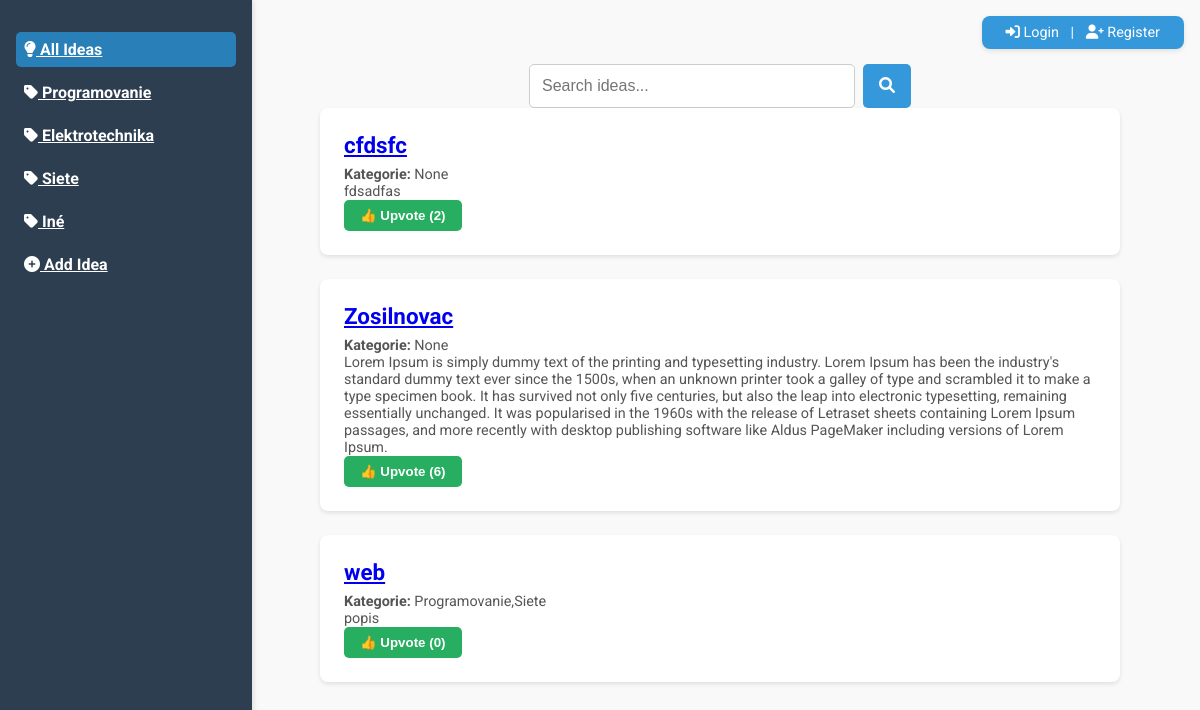
Before: / with the older database file.
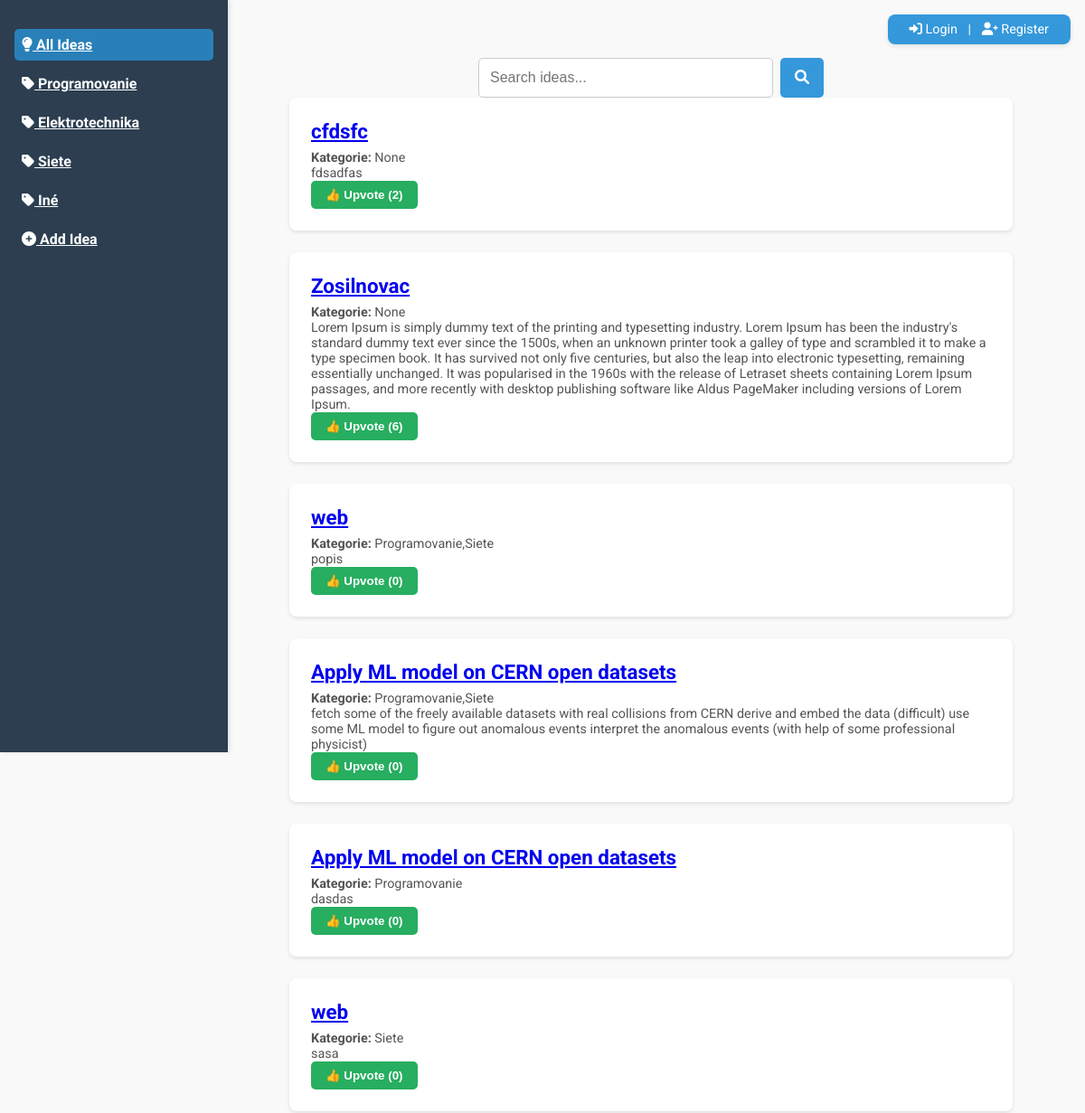
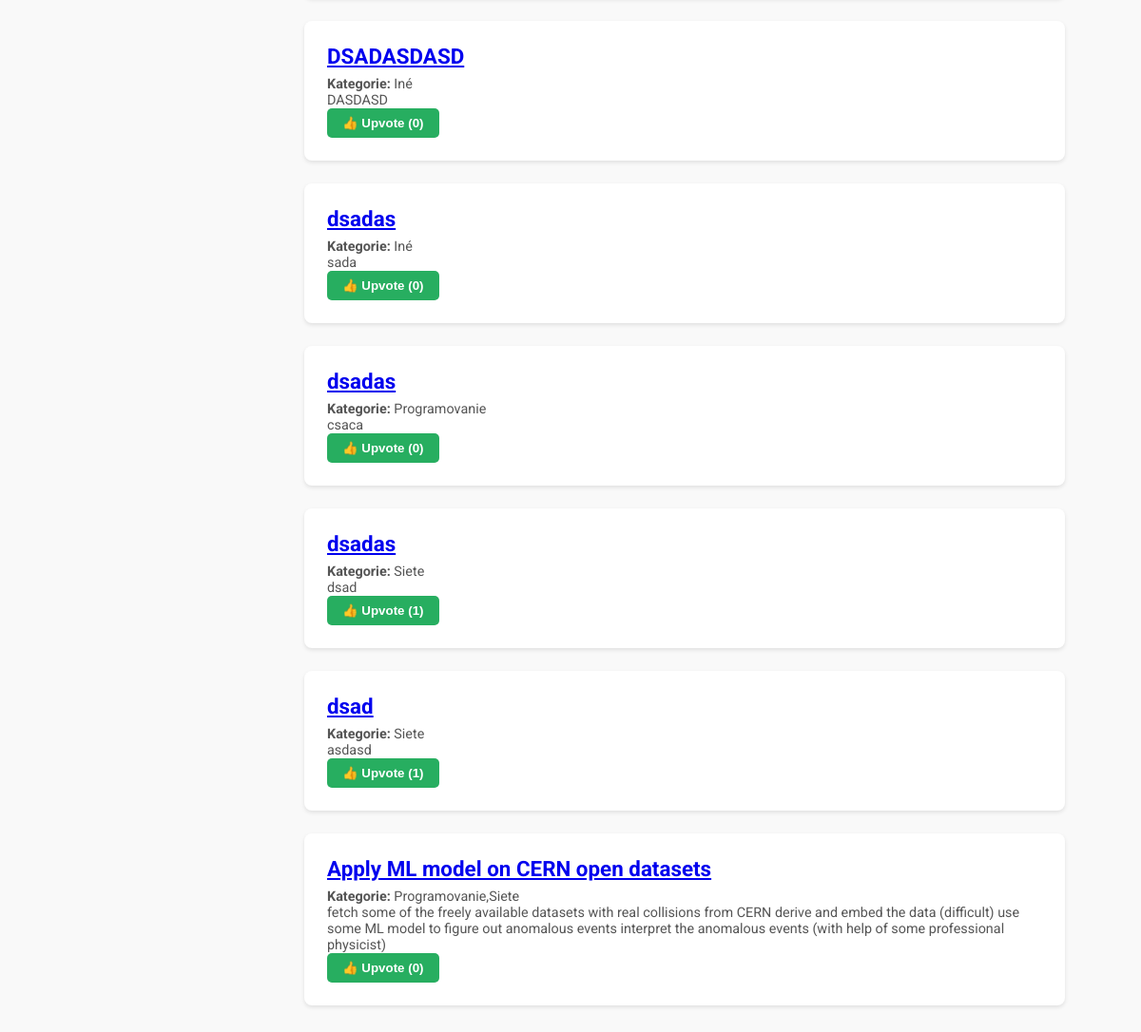
After: the same page with the newer database file (2 pictures, top to bottom).
### app.py (models this page shows)
class Idea(db.Model):
    id = db.Column(db.Integer, primary_key=True)
    title = db.Column(db.String(200), nullable=False)
    description = db.Column(db.Text, nullable=False)
    user_id = db.Column(db.Integer, db.ForeignKey('user.id'), nullable=False)
    comments = db.relationship('Comment', backref='idea', lazy=True)  # Prepojenie na komentáre
    upvotes = db.Column(db.Integer, default=0)
    categories = db.Column(db.String(255), nullable=True)
    image = db.Column(db.String(255), nullable=True)  # Tu bude cesta k obrázku

### app.py (the view)
@app.route('/')
def home():
    categories = ['Elektrotechnika', 'Programovanie', 'Siete', 'Iné']
    selected_category = request.args.get('category')
    search_query = request.args.get('search', '')
    if selected_category:
        ideas = Idea.query.filter(Idea.categories.contains(selected_category)).all()
    else:
        ideas = Idea.query.all()
    if search_query:
        ideas = ideas.filter(Idea.title.contains(search_query) | Idea.description.contains(search_query))
    return render_template('index.html', ideas=ideas, categories=CATEGORIES, selected_category=selected_category)

### templates/index.html (shortened to what this page needs)
<!DOCTYPE html>
<html lang="en">
<head>
    <link href="https://cdnjs.cloudflare.com/ajax/libs/font-awesome/6.0.0-beta3/css/all.min.css" rel="stylesheet">
    <link rel="stylesheet" href="/static/styles.css">
</head>
<body>
    <aside>
        <ul>
            <li><a href="/" {% if not selected_category %}class="active"{% endif %}><i class="fas fa-lightbulb"></i> All Ideas</a></li>
            {% for category in categories %}
            <li><a href="/?category={{ category }}" {% if selected_category == category %}class="active"{% endif %}>
                <i class="fas fa-tag"></i> {{ category }}</a></li>
            {% endfor %}
            <li><a href="/add_idea"><i class="fas fa-plus-circle"></i> Add Idea</a></li>
        </ul>
    </aside>
    <header>
        {% if session.get('user_id') %}
        <a href="/logout"><i class="fas fa-sign-out-alt"></i> Logout</a>
        {% else %}
        <a href="/login"><i class="fas fa-sign-in-alt"></i> Login</a> |
        <a href="/register"><i class="fas fa-user-plus"></i> Register</a>
        {% endif %}
    </header>
    <main>
        <div class="searchbar">
            <form method="GET">
                <input type="text" name="search" placeholder="Search ideas..." value="{{ request.args.get('search', '') }}">
                <button type="submit"><i class="fas fa-search"></i></button>
            </form>
        </div>
        <ul>
            {% if ideas %}
            {% for idea in ideas %}
            <li>
                <h3><a href="{{ url_for('idea_detail', idea_id=idea.id) }}">{{ idea.title }}</a></h3>
                <p><strong>Kategorie:</strong> {{ idea.categories }}</p>
                <p>{{ idea.description }}</p>
                <form action="{{ url_for('upvote_idea', idea_id=idea.id) }}" method="POST" style="display: inline;">
                    <button type="submit" class="upvote-btn">👍 Upvote ({{ idea.upvotes }})</button>
                </form>
            </li>
            {% endfor %}
            {% else %}
            <p>No ideas found in this category.</p>
            {% endif %}
        </ul>
    </main>
</body>
</html>

### static/styles.css (style rules this page uses)
body { font-family: 'Roboto', sans-serif; margin: 0; padding: 0; display: flex; background-color: #f9f9f9; color: #333; }
aside { background-color: #2c3e50; color: white; width: 220px; padding: 1rem; position: fixed; top: 0; left: 0; height: 100vh; overflow-y: auto; box-shadow: 2px 0 5px rgba(0, 0, 0, 0.1); }
aside ul { list-style: none; padding: 0; }
aside ul li { margin-bottom: 0.5rem; }
aside ul li a { color: white; font-weight: bold; padding: 0.5rem; display: block; border-radius: 5px; transition: background-color 0.3s ease; }
aside ul li a.active { background-color: #2980b9; color: white; border-radius: 5px; }
header { position: fixed; top: 1rem; right: 1rem; background-color: #3498db; color: white; padding: 0.5rem 1rem; border-radius: 8px; box-shadow: 0 2px 5px rgba(0, 0, 0, 0.1); font-size: 0.9rem; z-index: 1000; }
header a { color: white; margin: 0 0.5rem; text-decoration: none; }
main { margin-left: 240px; margin-top: 2rem; padding: 2rem; flex: 1; display: flex; flex-direction: column; align-items: center; }
main ul { width: 100%; max-width: 800px; display: flex; flex-direction: column; gap: 1.5rem; list-style: none; padding: 0; margin: 0; }
main ul li { background-color: white; border-radius: 8px; padding: 1.5rem; box-shadow: 0 2px 4px rgba(0, 0, 0, 0.1); transition: transform 0.2s ease, box-shadow 0.2s ease; }
main ul li h3 { font-size: 1.4rem; margin: 0 0 0.5rem; color: #333; }
main ul li p { margin: 0; font-size: 0.9rem; color: #555; }
.searchbar { display: flex; justify-content: center; align-items: center; }
.searchbar form { display: flex; gap: 0.5rem; }
.searchbar input[type="text"] { width: 300px; padding: 0.75rem; font-size: 1rem; border: 1px solid #ccc; border-radius: 5px; outline: none; transition: border-color 0.3s ease; }
.searchbar button { padding: 0.75rem 1rem; font-size: 1rem; color: white; background-color: #3498db; border: none; border-radius: 5px; cursor: pointer; transition: background-color 0.3s ease; }
.searchbar button i { margin: 0; }
.upvote-btn { background-color: #27ae60; color: white; border: none; padding: 0.5rem 1rem; border-radius: 5px; cursor: pointer; font-weight: bold; transition: background 0.3s ease; }

Changed rows visible on the page:
added Idea: title "Apply ML model on CERN open datasets", categories "Programovanie,Siete", description "fetch some of the freely available datasets with real collisions from CERN derive and embed the data (difficult) use some ML model to figure out anomalous events interpret the anomalous events (with help of some professional physicist)", upvotes "0"
added Idea: title "Apply ML model on CERN open datasets", categories "Programovanie", description "dasdas", upvotes "0"
added Idea: title "web", categories "Siete", description "sasa", upvotes "0"
added Idea: title "DSADASDASD", categories "Iné", description "DASDASD", upvotes "0"
added Idea: title "dsadas", categories "Iné", description "sada", upvotes "0"
added Idea: title "dsadas", categories "Programovanie", description "csaca", upvotes "0"
added Idea: title "dsadas", categories "Siete", description "dsad", upvotes "1"
added Idea: title "dsad", categories "Siete", description "asdasd", upvotes "1"
added Idea: title "Apply ML model on CERN open datasets", categories "Programovanie,Siete", description "fetch some of the freely available datasets with real collisions from CERN derive and embed the data (difficult) use some ML model to figure out anomalous events interpret the anomalous events (with help of some professional physicist)", upvotes "0"
